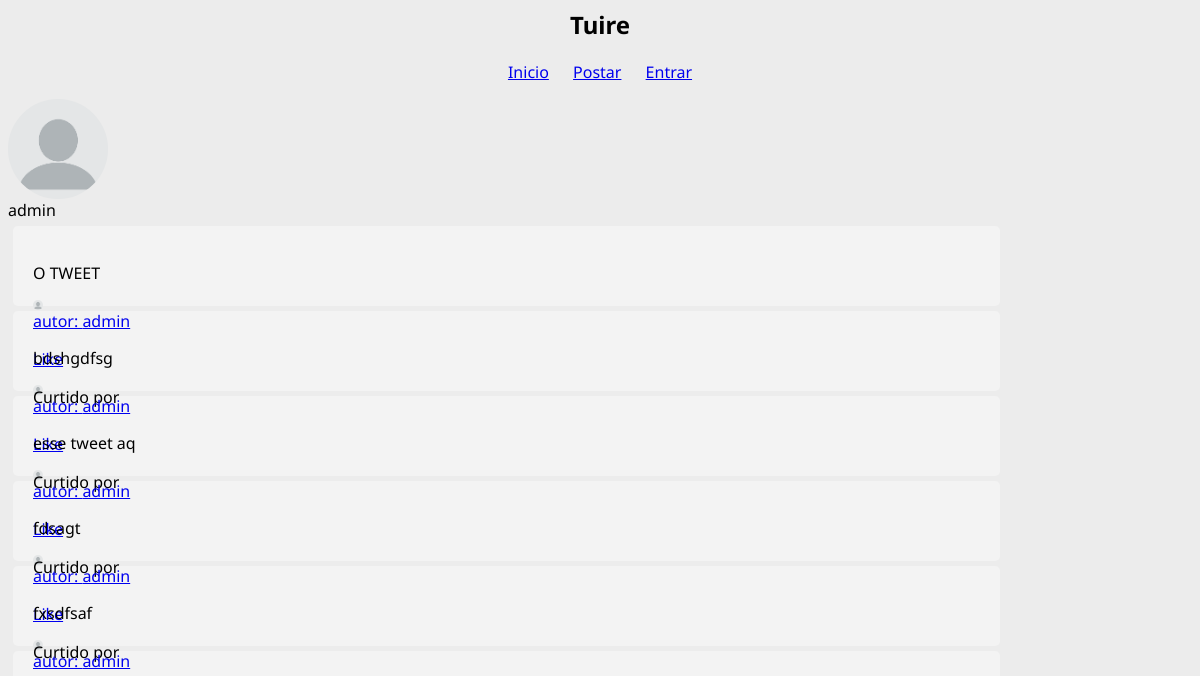
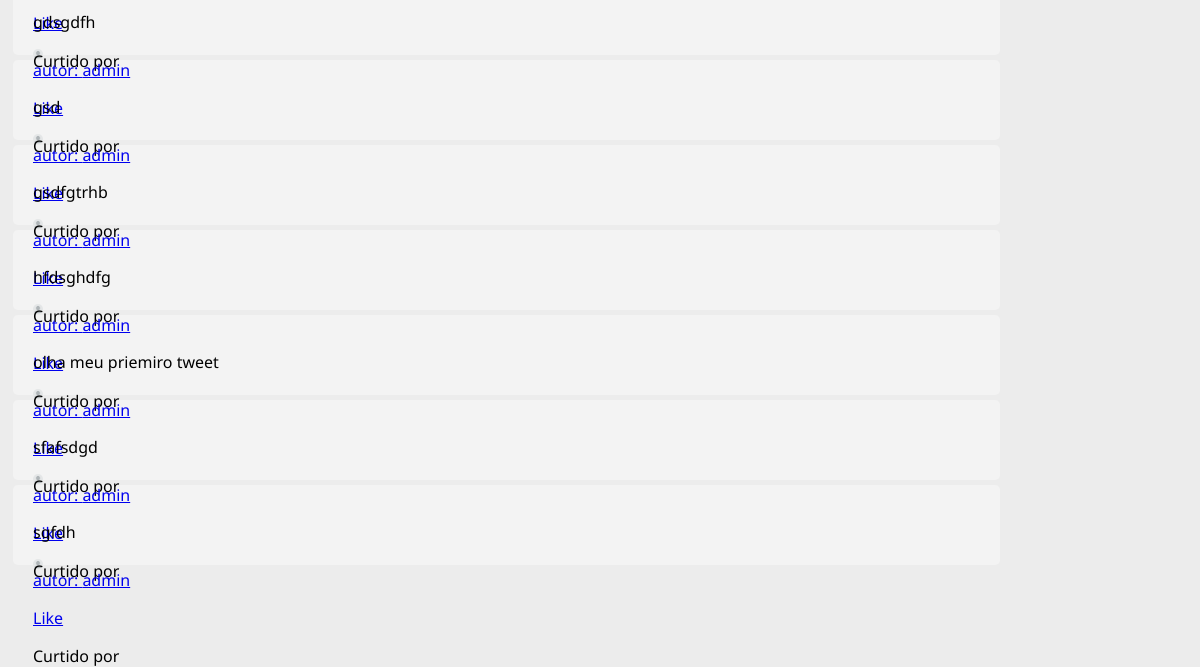
The app's page /perfil/1/, older data (2 pictures, top to bottom).
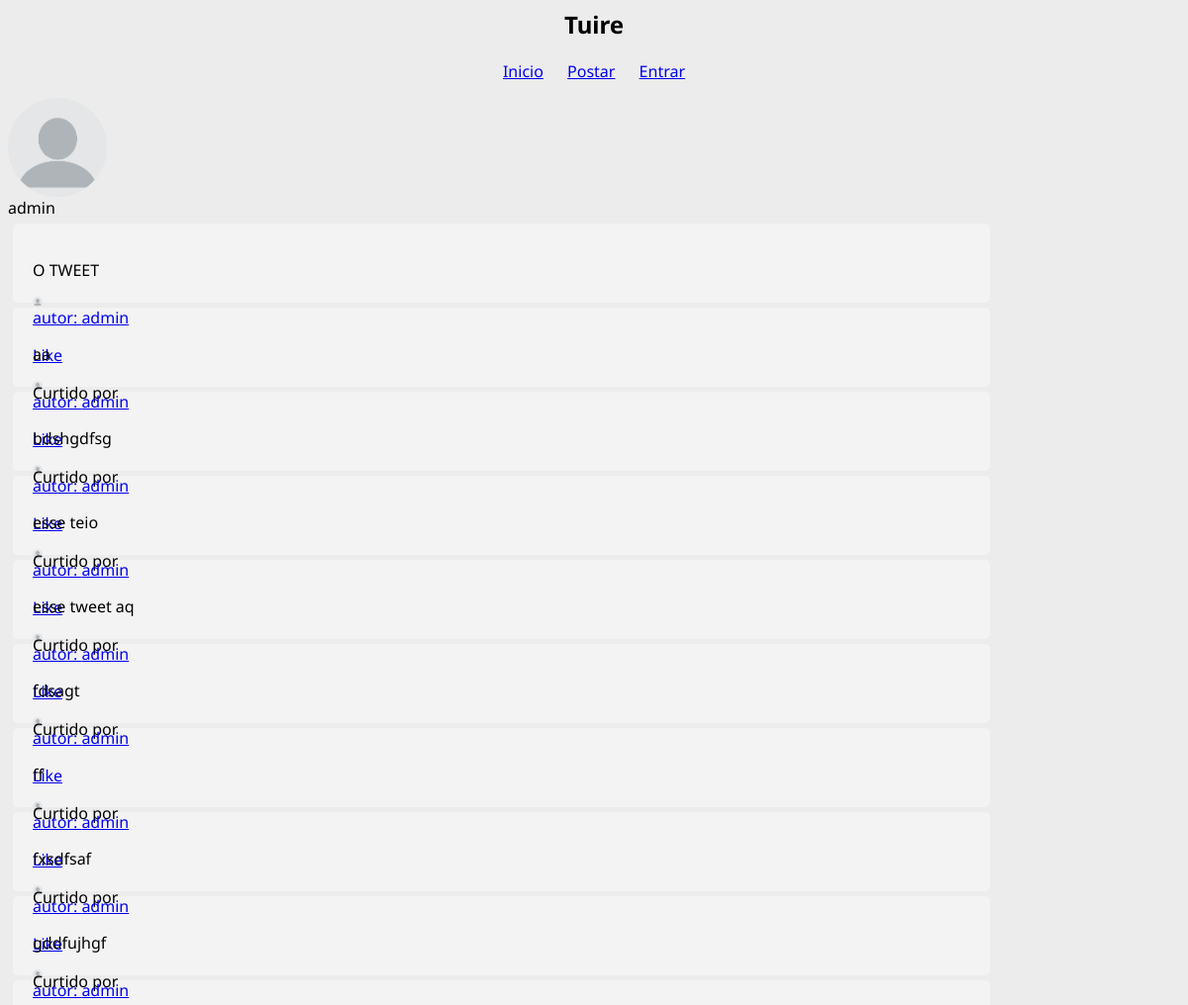
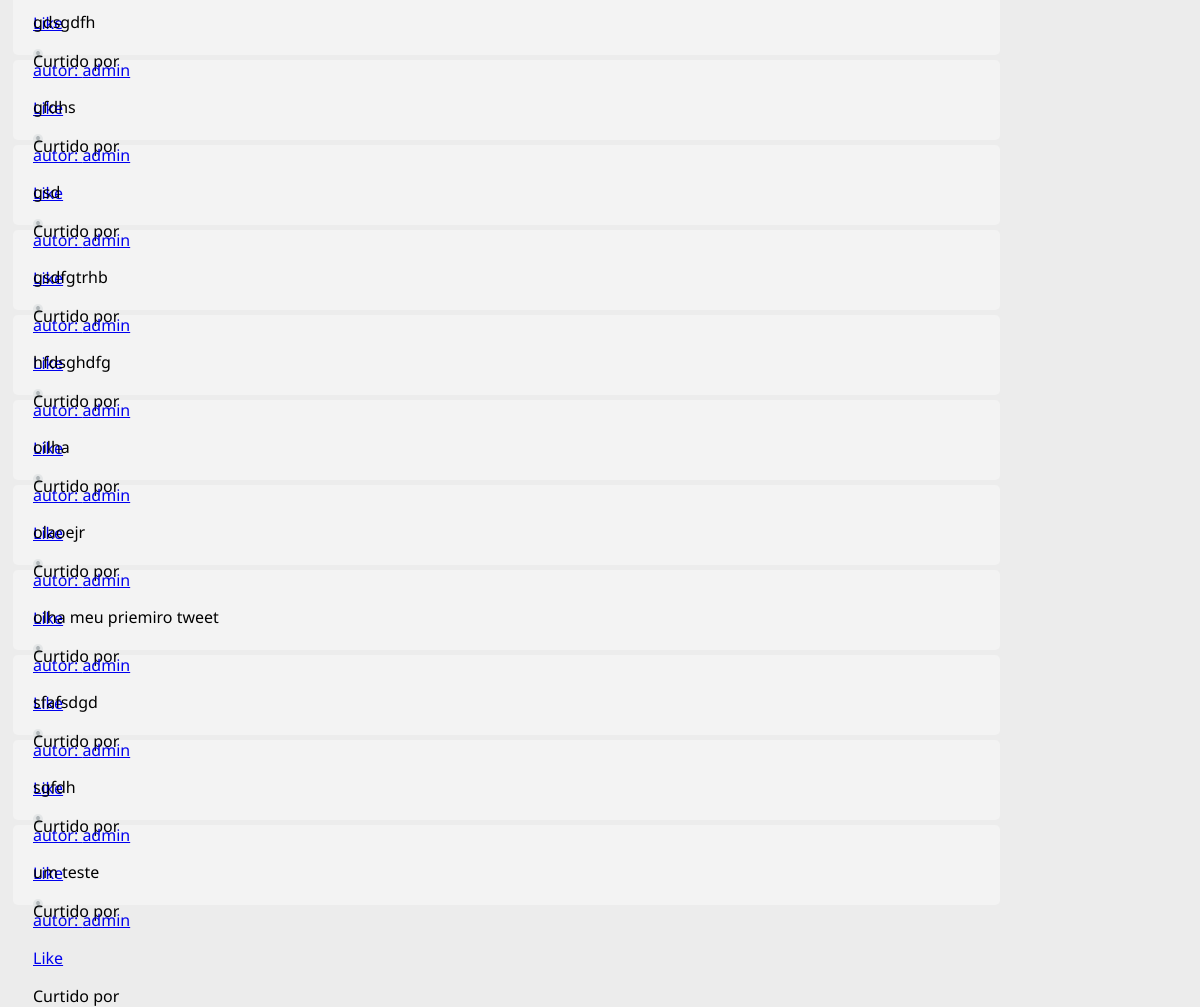
The same page, newer data (2 pictures, top to bottom).
### users/models.py (models this page shows)
class User(AbstractUser):
    picture = models.ImageField('Foto de Perfil', default='/img/blank-pic.png')
    following = models.ManyToManyField('self', blank="True")

### tuites/models.py (models this page shows, shortened)
class Tuite(models.Model):
    content = models.CharField('Tuite', max_length=280)
    author = models.ForeignKey('users.User', verbose_name='Autor', default=1, on_delete=models.CASCADE, related_name='tuites')
    date_created = models.DateTimeField(auto_now_add=True)
    liked_by = models.ManyToManyField('users.User', blank=True)
    objects = TuitesManager()
    class Meta:
        ordering = ('content',)

### users/views.py (the view)
# urls.py: path('perfil/<int:pk>/', ProfileView.as_view(), name='profile'),
class ProfileView(DetailView):
    model = User
    template_name = 'profile.html'
    context_object_name = 'profile'

### tuites/templatetags/tuite_likes.py (called while the page is built)
@register.simple_tag(takes_context=True)
def tuite_liked_icon(context):
    user = context.get('user')
    tuite = context.get('tuite')
    user_has_liked = tuite.liked_by.filter(pk=user.pk).exists()
    if user_has_liked:
        return format_html('<p>LIKOU</p>')
    return format_html('<p>Like</p>')

### templates/profile.html (shortened to what this page needs)
{% extends 'base.html' %}
{% block body %}
    <div class="profile-pic" style="background-image: url('{{ profile.picture.url }}');" ></div>
    {{ profile }}
    {% for tuite in profile.tuites.all %}
        {% include 'includes/card.html' %}
    {% endfor %}
{% endblock %}

### templates/base.html (shortened to what this page needs)
{% load static %}
<html>
    <head>
        <link rel="stylesheet" href="{% static 'css/style.css' %}">
    </head>
    <body>
        <div class="header">
            <h2>
                Tuire
            </h2>
            {% include 'includes/menu.html' %}
        </div>
        <p>
            {% block body %}
            {% endblock %}
        </p>
    </body>
</html>

### templates/includes/menu.html
<nav>
    <a href="{% url 'index' %}">Inicio</a>
    <a href="{% url 'tuites:post_tuite' %}">Postar</a>
    {% if user.is_authenticated %}
        <a href="{% url 'users:profile' request.user.pk %}">Olá, {{ request.user }} </a>
        <a href="{% url 'users:logout' %}">Sair</a>
    {% else %}
        <a href="{% url 'users:login' %}">Entrar</a>
    {% endif %}
</nav>

### templates/includes/card.html (shortened to what this page needs)
{% load tuite_likes %}
<div class="tuite" >
    <p>
        {{ tuite.content }}
    </p>
    <a href="{% url 'users:profile' tuite.author.pk %}">
        <div class="pic-small" style="background-image: url('{{ profile.picture.url }}');" ></div>
         autor: {{ tuite.author }}
    </a>
    <div class="likes" >
        <a href="{% url 'tuites:like' tuite.pk %}">
            {% tuite_liked_icon %}
        </a>
        <p>
            Curtido por
        </p>
    </div>
</div>

### static/css/style.css (style rules this page uses)
body { background-color: #ececec; font-family: 'Noto Sans', sans-serif; }
.header { width: 100%; text-align: center; }
nav a { margin: 10px; }
.tuite { width: 80%; height: 5vh; margin: 5px; background-color: #f3f3f3; border-radius: 5px; padding: 20px }
.profile-pic { width: 100px; height: 100px; background-size: cover; border-radius: 50% }
.pic-small { width: 10px; height: 10px; background-size: cover; border-radius: 50% }

Row changes from the older to the newer data that the page shows:
added Tuite: content "aa", picture (placeholder picture), author "admin", id "Like"
added Tuite: content "esse teio", picture (placeholder picture), author "admin", id "Like"
added Tuite: content "ff", picture (placeholder picture), author "admin", id "Like"
added Tuite: content "gddfujhgf", picture (placeholder picture), author "admin", id "Like"
added Tuite: content "gfdhs", picture (placeholder picture), author "admin", id "Like"
added Tuite: content "oilha", picture (placeholder picture), author "admin", id "Like"
added Tuite: content "olaoejr", picture (placeholder picture), author "admin", id "Like"
added Tuite: content "um teste", picture (placeholder picture), author "admin", id "Like"
